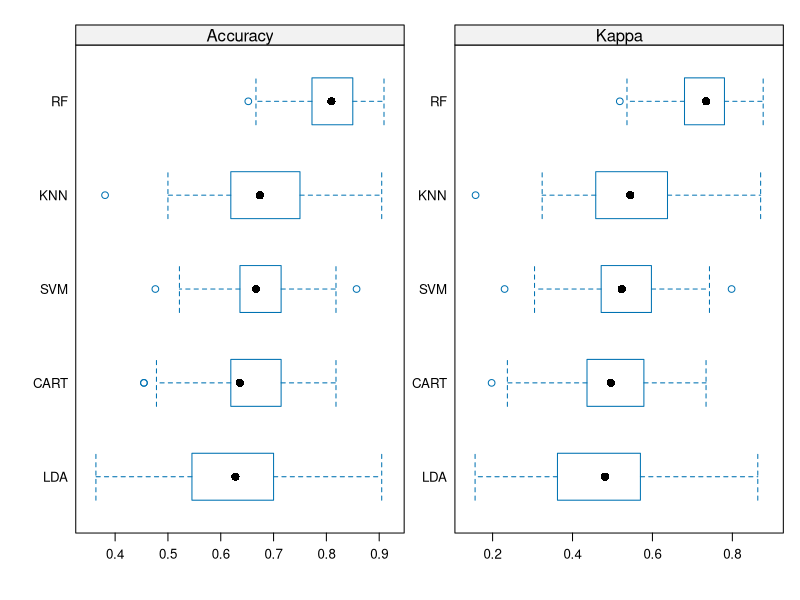
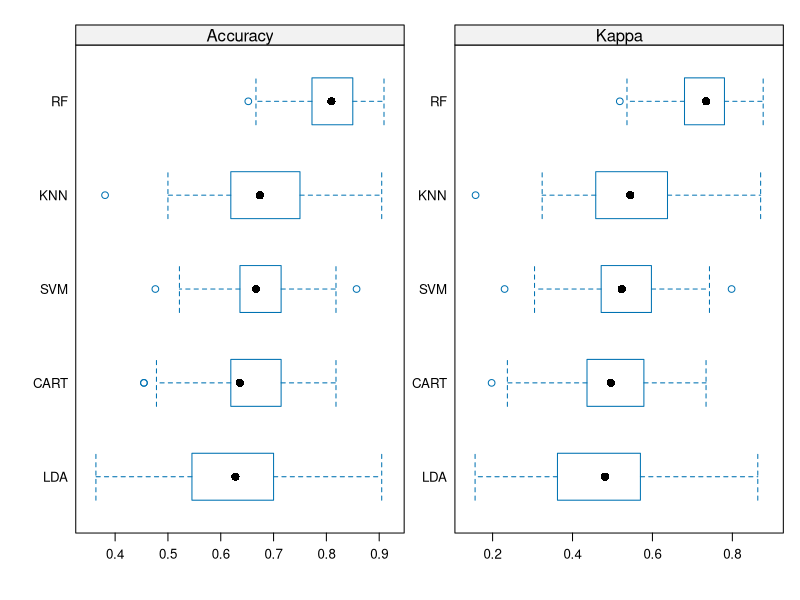
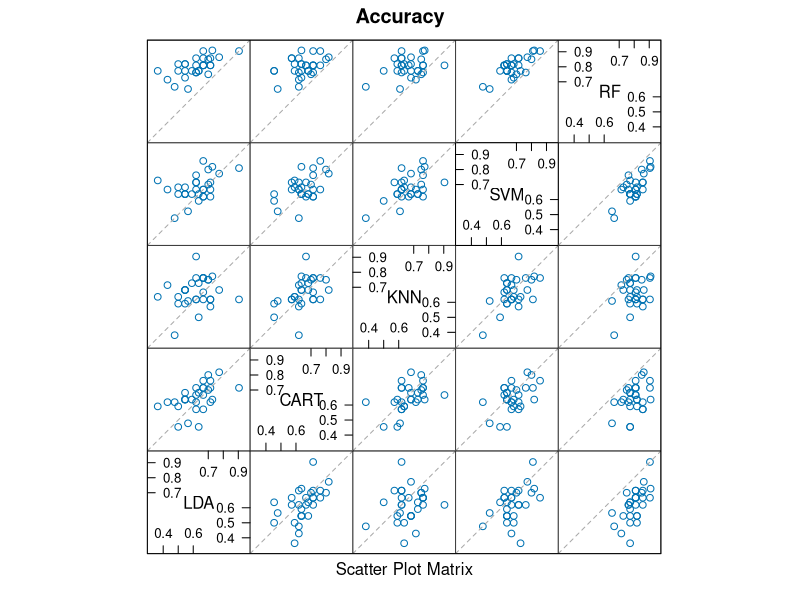
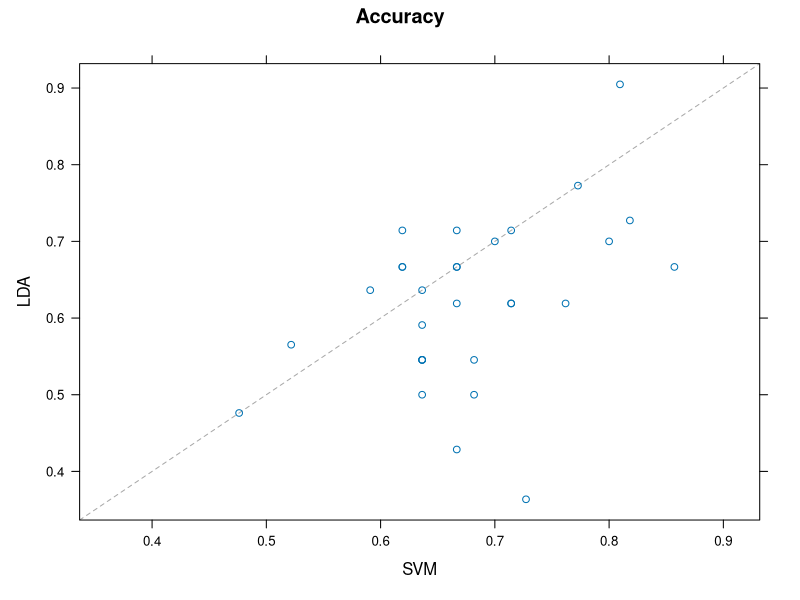
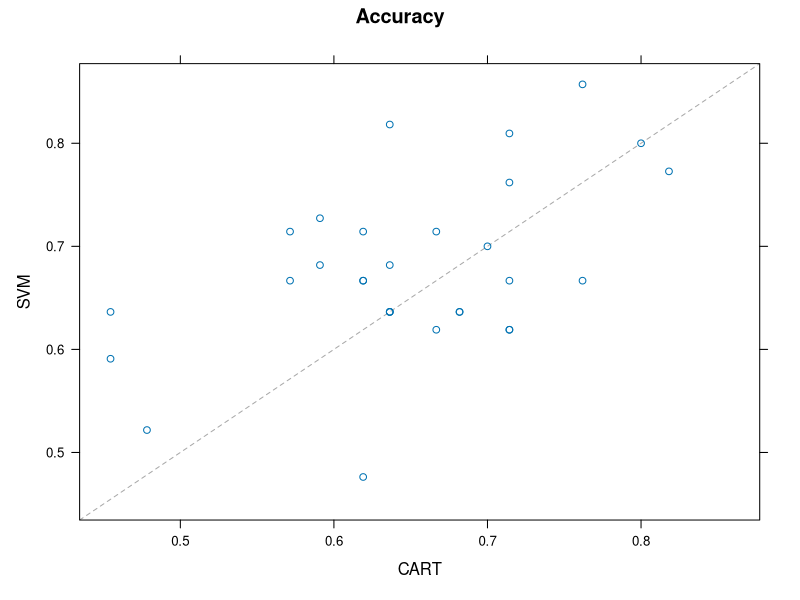
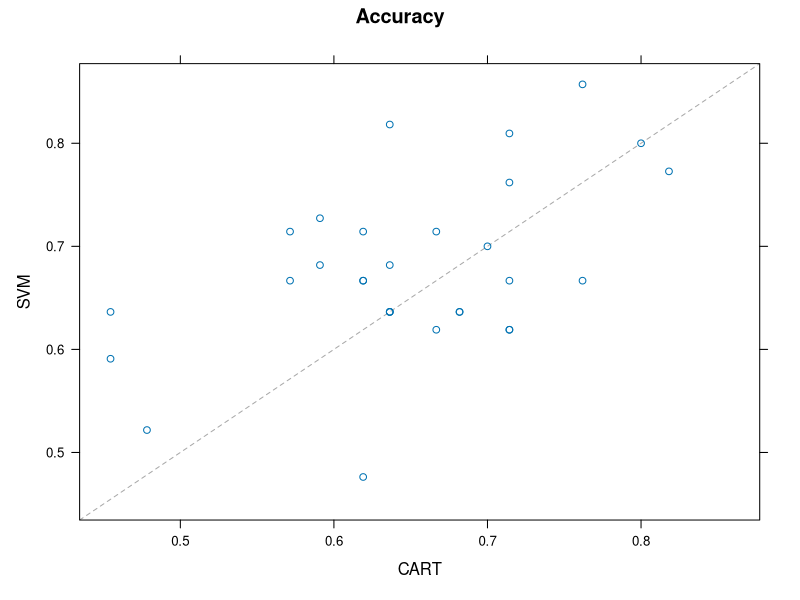

These charts were generated, in order, by the following R code:
## ---- chunk 1
library(formatR)
knitr::opts_chunk$set(
  warning = FALSE,
  collapse = FALSE
)
## ---- chunk 2

## mlbench ----
if (require("mlbench")) {
  require("mlbench")
} else {
  install.packages("mlbench", dependencies = TRUE,
                   repos = "https://cloud.r-project.org")
}

## caret ----
if (require("caret")) {
  require("caret")
} else {
  install.packages("caret", dependencies = TRUE,
                   repos = "https://cloud.r-project.org")
}

## kernlab ----
if (require("kernlab")) {
  require("kernlab")
} else {
  install.packages("kernlab", dependencies = TRUE,
                   repos = "https://cloud.r-project.org")
}

## randomForest ----
if (require("randomForest")) {
  require("randomForest")
} else {
  install.packages("randomForest", dependencies = TRUE,
                   repos = "https://cloud.r-project.org")
}


## ---- chunk 3

if (require("mlbench")) {
  require("mlbench")
} else {
  install.packages("mlbench", dependencies = TRUE,
                   repos = "https://cloud.r-project.org")
}

data("Glass")

## ---- chunk 4

train_control <- trainControl(method = "repeatedcv", number = 10, repeats = 3)

### LDA ----
set.seed(7)
type_model_lda <- train(Type ~ ., data = Glass,
                            method = "lda", trControl = train_control)

### CART ----
set.seed(7)
type_model_cart <- train(Type ~ ., data = Glass,
                             method = "rpart", trControl = train_control)

### KNN ----
set.seed(7)
type_model_knn <- train(Type ~ ., data = Glass,
                            method = "knn", trControl = train_control)

### SVM ----
set.seed(7)
type_model_svm <- train(Type ~ ., data = Glass,
                            method = "svmRadial", trControl = train_control)

### Random Forest ----
set.seed(7)
type_model_rf <- train(Type ~ ., data = Glass,
                           method = "rf", trControl = train_control)

## ---- chunk 5
results <- resamples(list(LDA = type_model_lda, CART = type_model_cart,
                          KNN = type_model_knn, SVM = type_model_svm,
                          RF = type_model_rf))


## ---- chunk 6

summary(results)

## ---- chunk 7

scales <- list(x = list(relation = "free"), y = list(relation = "free"))
bwplot(results, scales = scales)

## ---- chunk 8

scales <- list(x = list(relation = "free"), y = list(relation = "free"))
bwplot(results, scales = scales)

## ---- chunk 9

splom(results)

## ---- chunk 10

xyplot(results, models = c("LDA", "SVM"))

## ---- chunk 11

xyplot(results, models = c("SVM", "CART"))

## ---- chunk 12

xyplot(results, models = c("SVM", "CART"))
